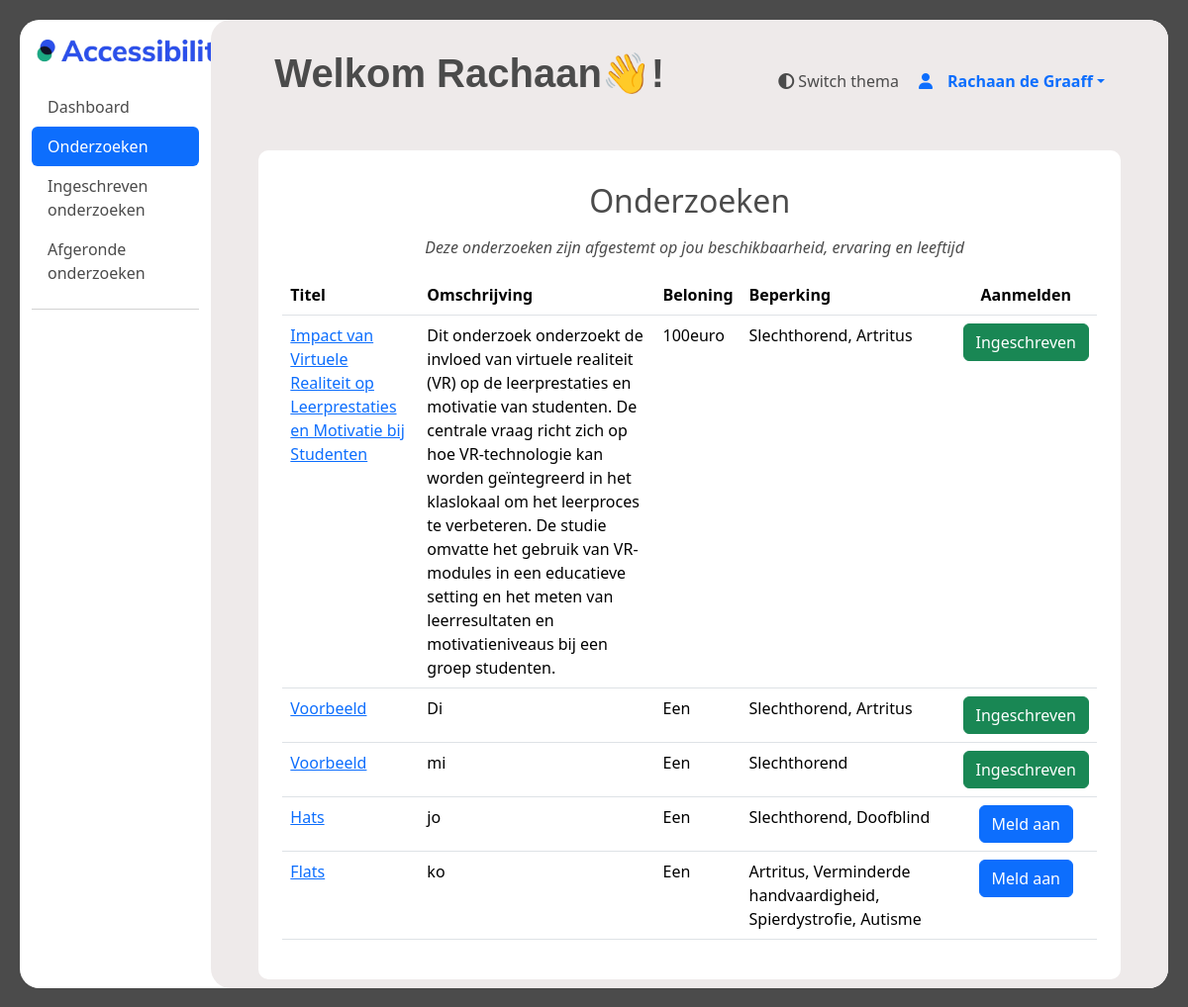
The page /ervaringsdeskundige/onderzoeken (signed in) on the database as committed earlier.
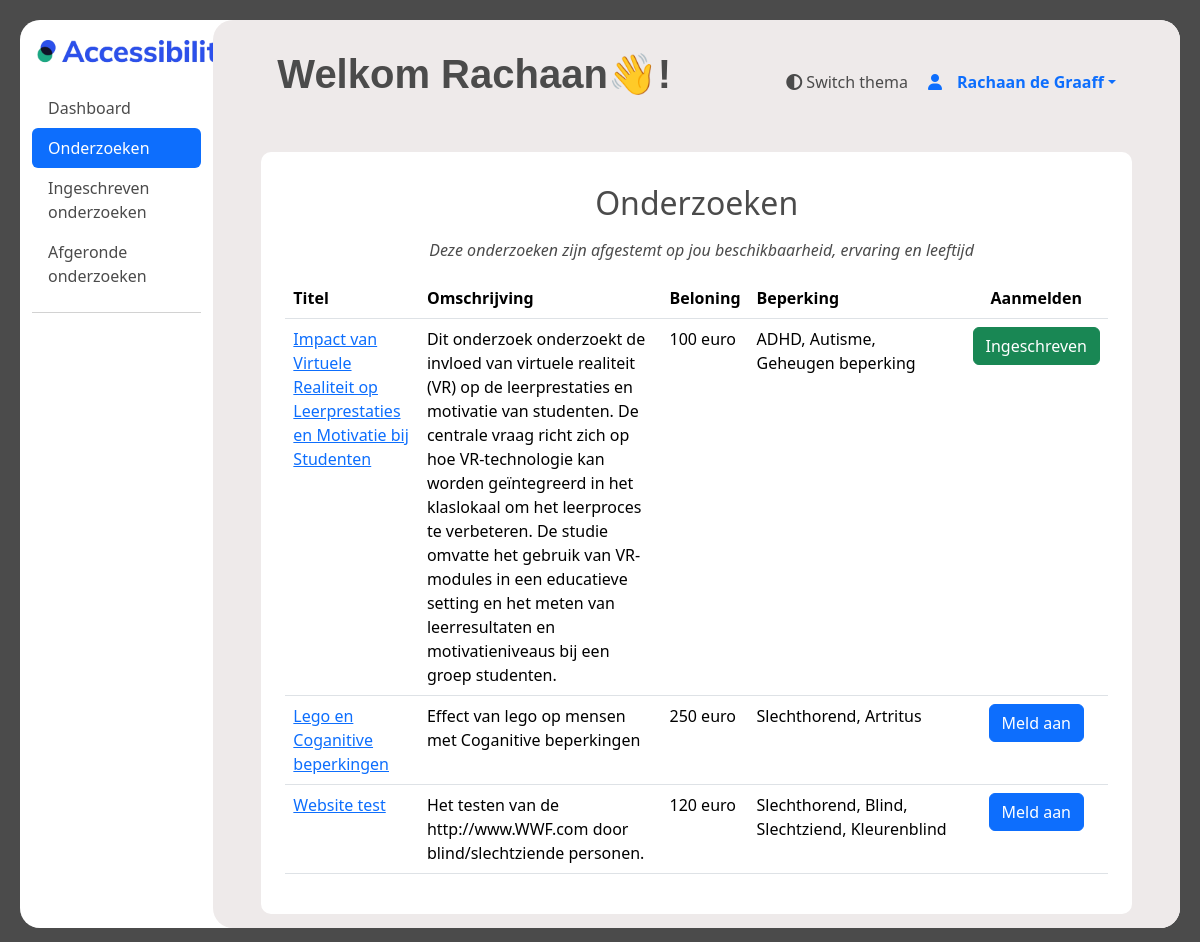
The same page on the database as committed later.
### main/models.py (models this page shows)
class Onderzoeken(models.Model):
    onderzoeks_id = models.AutoField(primary_key=True)
    organisatie = models.ForeignKey('Organisaties', models.DO_NOTHING)
    status = models.IntegerField()
    titel = models.TextField()
    omschrijving = models.TextField()
    datum_vanaf = models.DateTimeField()
    datum_tot = models.DateTimeField()
    soort_onderzoek = models.IntegerField()
    locatie = models.TextField(blank=True, null=True)
    met_beloning = models.IntegerField()
    beloning = models.TextField(blank=True, null=True)
    doelgroep_leeftijd_van = models.IntegerField()
    doelgroep_leeftijd_tot = models.IntegerField()
    contact_opgenomen = models.IntegerField()
    opmerkingen_beheerder = models.IntegerField(blank=True, null=True)
    type_onderzoek = models.ForeignKey('TypeOnderzoek', models.DO_NOTHING, db_column='type_onderzoek')
    class Meta:
        managed = False
        db_table = 'Onderzoeken'

class Beperkingen(models.Model):
    omschrijving = models.TextField()
    soort = models.TextField()
    class Meta:
        managed = False
        db_table = 'Beperkingen'

### ervaringsdeskundige/views.py (the view)
# urls.py: path('onderzoeken', views.onderzoeken, name="onderzoeken"),
@login_required
def onderzoeken(request):
    user = request.user
    user_age = user.age()
    user_available_from = user.beschikbaar_vanaf
    user_available_until = user.beschikbaar_tot
    limitations_user = BeperkingenErvaringsdeskundigen.objects.filter(ervaringsdeskundigen_id=user.id)
    limitations_ids = limitations_user.values_list('beperking_id', flat=True)
    filtered_investigations = BeperkingenOnderzoeken.objects.filter(beperking_id__in=limitations_ids)
    filtered_investigations_ids = filtered_investigations.values_list('onderzoeks_id', flat=True)
    investigations = Onderzoeken.objects.filter(
        doelgroep_leeftijd_van__lte=user_age,
        doelgroep_leeftijd_tot__gte=user_age,
        datum_vanaf__lte=user_available_until,
        datum_tot__gte=user_available_from,
        onderzoeks_id__in=filtered_investigations_ids
    )
    investigations_with_limitations = {}
    for investigation in investigations:
        limitation_ids = BeperkingenOnderzoeken.objects.filter(onderzoeks_id=investigation.onderzoeks_id).values_list('beperking_id', flat=True)
        limitations = Beperkingen.objects.filter(id__in=limitation_ids)
        existing = Deelnames.objects.filter(ervaringsdeskundige_id=user.id, onderzoeks_id=investigation.onderzoeks_id)
        status = 0
        if existing:
            status = 1
        investigations_with_limitations[investigation.onderzoeks_id] = {
            'onderzoek': investigation,
            'beperkingen': limitations,
            'status': status,
        }
    return render(
        request,
        "ervaringsdeskundige/onderzoeken.html",
        {"investigations": investigations_with_limitations},
    )

### ervaringsdeskundige/models.py (called while the page is built)
    def age(self):
        date_today = date.today()
        leeftijd = date_today.year - self.geboortedatum.year - ((date_today.month, date_today.day) < (self.geboortedatum.month, self.geboortedatum.day))
        return leeftijd

### templates/ervaringsdeskundige/onderzoeken.html (shortened to what the changed rows need)
{% extends "ervaringsdeskundige/base.html" %}
{% load static %}
{% block content %}
<div class="container-fluid" style="height: 94vh;">
    <div class="row">
        <div style="height: 94vh;" id="dashboard_main" class="col-md-9 ms-sm-auto col-lg-10 px-md-4">
        <div id="dashboard_overflow">
        <main >
          <div class="text-center" style="padding-top: 20px;">
            <div>
                  <h1 style="margin: 10px; margin-left: 40px;" class="text-start extra-bold-header">Welkom {{ user.first_name }}👋!</h1>
          </div>
          </div>
          <div style="padding-top: 20px;">
            <div id="custom_cont"  class="m-4 p-4">
              <table class="table custom_table p-3">
                <h2 class="p-2 text-center">Onderzoeken</h2>
                  <thead>
                  <tr>
                      <th class="float-left" scope="col">Titel</th>
                      <th class="float-left" scope="col">Omschrijving</th>
                      <th class="float-left" scope="col">Beloning</th>
                      <th class="float-left" scope="col">Beperking</th>
                      <th class="text-center" scope="col">Aanmelden</th>
                  </tr>
                  </thead>
                  <tbody>
                    {% for investigation_id, data in investigations.items %}
                        <tr>
                    <td><a href="inspect_investigation/{{ data.onderzoek.onderzoeks_id }}">{{ data.onderzoek.titel }}</a></td>
                    <td>{{ data.onderzoek.omschrijving }}</td>
                    <td>{% if data.onderzoek.met_beloning == 1 %}
                            {{ data.onderzoek.beloning }}
                        {% else %}
                            Geen beloning beschikbaar
                        {% endif %}</td>
                    <td>
                      <div style="width: 200px;" class="text-wrap">
                          {% for limitation in data.beperkingen %}
                              {{ limitation.omschrijving }}{% if not forloop.last %},{% endif %}
                          {% endfor %}
                        </div>
                    </td>
                    <td class="text-center">
                        <form method="post" action="investigation/{{ data.onderzoek.onderzoeks_id }}">
                          {% if data.status == 0 %}
                          <button type="submit" class="btn btn-primary">Meld aan</button>
                          {% endif %}
                        </form>
                          {% if data.status == 1 %}
                          <button class="btn btn-success">Ingeschreven</button>
                          {% endif %}
                    </td>
                  </tr>
                    {% endfor %}
                  </tbody>
              </table>
          </div>
            </div>
      </main>
    </div>
    </div>
    </div>
</div>
{% endblock %}

Rows that differ between the two databases and show on the page:
no longer on this page (row edited): Onderzoeken: onderzoek.titel "Hats", onderzoek.omschrijving "jo", onderzoek.beloning "Een", shows "Meld aan", Beperkingen (omschrijving "Slechthorend")
no longer on this page (row unchanged): Beperkingen: omschrijving "Doofblind", shown under "Hats"
no longer on this page (row edited): Onderzoeken: onderzoek.titel "Flats", onderzoek.omschrijving "ko", onderzoek.beloning "Een", shows "Meld aan", Beperkingen (omschrijving "Artritus"), Beperkingen (omschrijving "Autisme")
no longer on this page (row unchanged): Beperkingen: omschrijving "Verminderde handvaardigheid", shown under "Flats"
no longer on this page (row unchanged): Beperkingen: omschrijving "Spierdystrofie", shown under "Flats"
changed Onderzoeken "Impact van Virtuele Realiteit op Leerprestaties en Motivatie bij Studenten": gains Beperkingen (omschrijving "ADHD"); gains Beperkingen (omschrijving "Geheugen beperking"); onderzoek.beloning "100euro" → "100 euro"; gains Beperkingen (omschrijving "Autisme"); loses Beperkingen (omschrijving "Slechthorend"); loses Beperkingen (omschrijving "Artritus")
changed Onderzoeken: onderzoek.titel "Voorbeeld" → "Lego en Coganitive beperkingen"; onderzoek.omschrijving "Di" → "Effect van lego op mensen met Coganitive beperkingen"; onderzoek.beloning "Een" → "250 euro"; text "Ingeschreven" → "Meld aan"
shown differently, row unchanged: Beperkingen "Slechthorend": now shows ","
changed Onderzoeken: gains Beperkingen (omschrijving "Blind"); gains Beperkingen (omschrijving "Slechtziend"); gains Beperkingen (omschrijving "Kleurenblind"); onderzoek.titel "Voorbeeld" → "Website test"; onderzoek.omschrijving "mi" → "Het testen van de http://www.WWF.com door blind/slechtziende personen."; onderzoek.beloning "Een" → "120 euro"; text "Ingeschreven" → "Meld aan"
